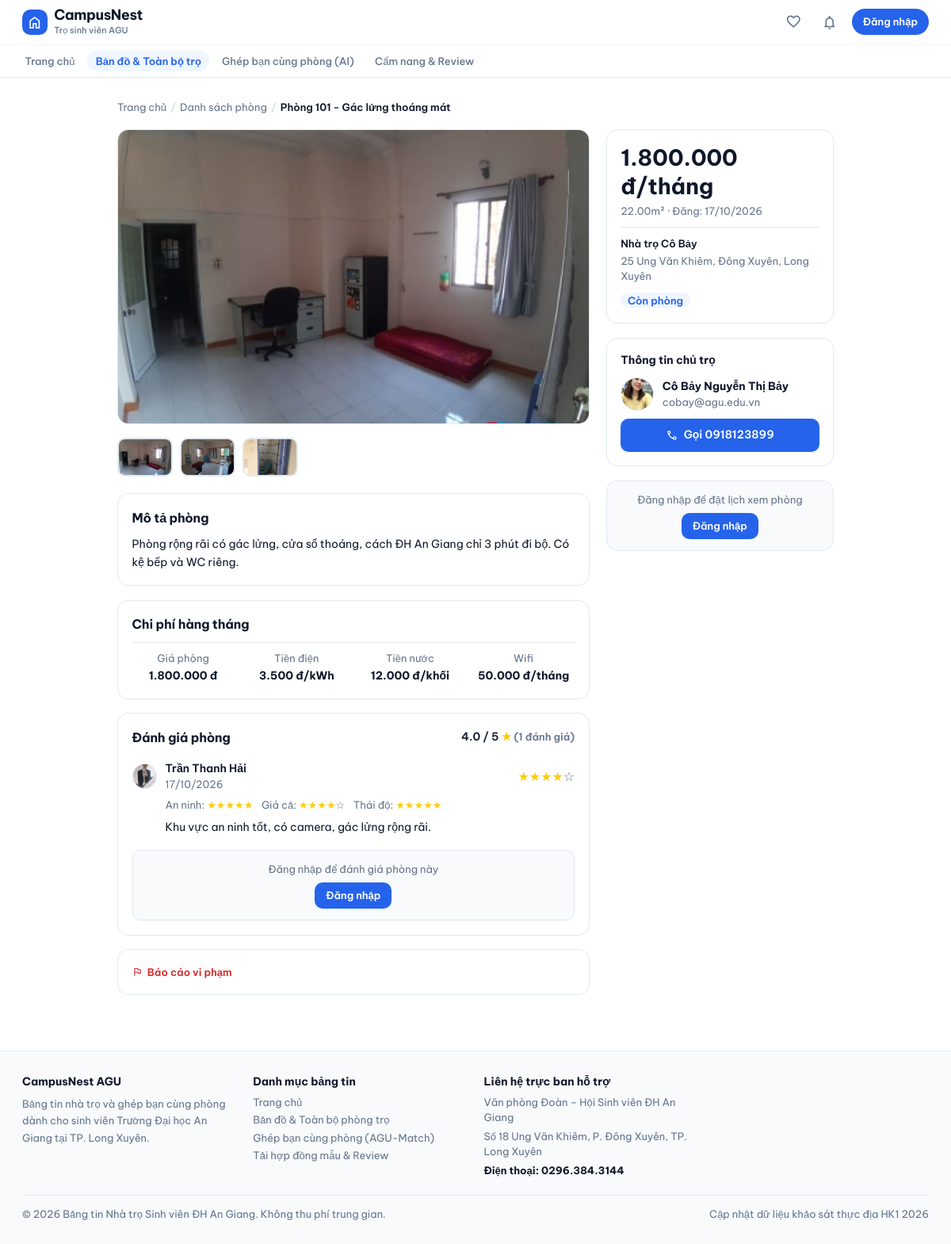
Before: /chitiet.php?id=1 with the older database file.
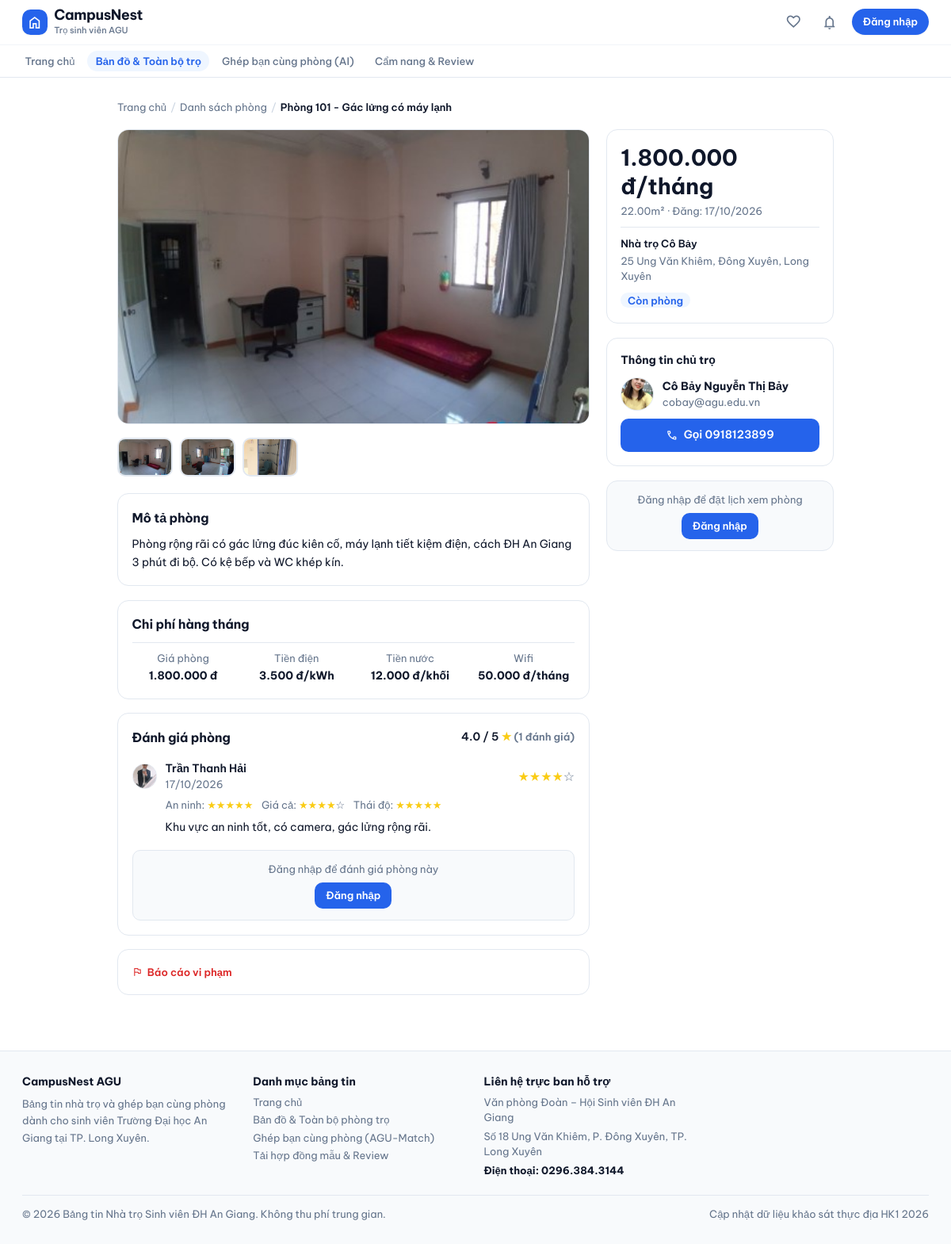
After: the same page with the newer database file.
### tables this page shows
CREATE TABLE PhongTro (
    MaPhong INT AUTO_INCREMENT PRIMARY KEY,
    MaNhaTro INT NOT NULL,
    TenPhong VARCHAR(100) NOT NULL,
    GiaThue DECIMAL(12,2) NOT NULL,
    DienTich DECIMAL(6,2),
    TienDien DECIMAL(10,2),
    TienNuoc DECIMAL(10,2),
    TienWifi DECIMAL(10,2) DEFAULT 0,
    ChiPhiKhac TEXT,
    MoTa TEXT,
    
     
    TrangThai ENUM('ConPhong', 'DaThue', 'DangBaoTri') DEFAULT 'ConPhong',
    
     
    TrangThaiDuyet ENUM('ChoDuyet', 'DaDuyet', 'TuChoi') DEFAULT 'ChoDuyet',
    
    NgayDang DATETIME DEFAULT CURRENT_TIMESTAMP,
    NgayCapNhat DATETIME DEFAULT CURRENT_TIMESTAMP ON UPDATE CURRENT_TIMESTAMP,

    FOREIGN KEY (MaNhaTro)
        REFERENCES NhaTro(MaNhaTro)
        ON DELETE CASCADE
);

CREATE TABLE NhaTro (
    MaNhaTro INT AUTO_INCREMENT PRIMARY KEY,
    MaChuTro INT NOT NULL,
    TenNhaTro VARCHAR(150) NOT NULL,
    DiaChi VARCHAR(255) NOT NULL,
    MoTa TEXT,
    ViDo DECIMAL(10,7),           
    KinhDo DECIMAL(10,7),         
    NgayTao DATETIME DEFAULT CURRENT_TIMESTAMP,

    FOREIGN KEY (MaChuTro) 
        REFERENCES NguoiDung(MaNguoiDung) 
        ON DELETE CASCADE
);

CREATE TABLE NguoiDung (
    MaNguoiDung INT AUTO_INCREMENT PRIMARY KEY,
    HoTen VARCHAR(100) NOT NULL,
    SoDienThoai VARCHAR(15),
    Email VARCHAR(100) UNIQUE NOT NULL,
    MatKhau VARCHAR(255) NOT NULL,
    AnhDaiDien VARCHAR(255) DEFAULT 'assets/images/default-avatar.png',
    VaiTro ENUM('SinhVien', 'ChuTro', 'QuanTriVien') DEFAULT 'SinhVien',
    
     
    SoCCCD VARCHAR(20),
    AnhXacThucCCCD VARCHAR(255),
    DaXacThucChinhChu BOOLEAN DEFAULT FALSE,
    
    TrangThai ENUM('HoatDong', 'BiKhoa') DEFAULT 'HoatDong',
    NgayTao DATETIME DEFAULT CURRENT_TIMESTAMP
);

### cauhinh/auth.php (called while the page is built, shortened)
<?php
function daDangNhap(): bool
{
    return isset($_SESSION['nguoidung']['mannd'])
        && !empty($_SESSION['nguoidung']['mannd']);
}

### chitiet.php (the view, shortened to what the changed rows need)
<?php
require_once __DIR__ . '/cauhinh/database.php';
require_once __DIR__ . '/cauhinh/auth.php';
$id = (int)($_GET['id'] ?? 0);
if ($id > 0) {
    $stmt = $conn->prepare("
        SELECT p.*, n.TenNhaTro, n.DiaChi, n.MoTa AS MoTaNhaTro,
               u.HoTen AS TenChuTro, u.SoDienThoai, u.Email AS EmailChuTro, u.AnhDaiDien AS AnhChuTro,
               u.MaNguoiDung AS MaChuTro
        FROM PhongTro p
        JOIN NhaTro n ON p.MaNhaTro = n.MaNhaTro
        JOIN NguoiDung u ON n.MaChuTro = u.MaNguoiDung
        WHERE p.MaPhong = ? LIMIT 1
    ");
    $stmt->bind_param('i', $id);
    $stmt->execute();
    $phong = $stmt->get_result()->fetch_assoc();
    $stmtAnh = $conn->prepare("SELECT DuongDan, LaAnhChinh FROM HinhAnhPhongTro WHERE MaPhong = ? ORDER BY LaAnhChinh DESC");
    $stmtAnh->bind_param('i', $id);
    $stmtAnh->execute();
    $dsAnh = $stmtAnh->get_result()->fetch_all(MYSQLI_ASSOC);
} else {
    $phong = null;
    $dsAnh = [];
}
include_once __DIR__ . '/dungchung/header.php';
?>
<div class="max-w-[960px] mx-auto px-4 sm:px-6 lg:px-8 py-8">
  <nav class="flex items-center gap-1.5 text-xs text-text-sub mb-5">
    <a href="/DoAn_TimNhaTroSV_QLDAPM/index.php" class="hover:text-text-main">Trang chủ</a>
    <span class="text-slate-300">/</span>
    <a href="/DoAn_TimNhaTroSV_QLDAPM/danhsach.php" class="hover:text-text-main">Danh sách phòng</a>
    <span class="text-slate-300">/</span>
    <span class="text-text-main font-semibold"><?= $phong ? htmlspecialchars($phong['TenPhong']) : 'Phòng không tồn tại' ?></span>
  </nav>
  <?php if (!$phong): ?>
  <div class="py-20 text-center space-y-4 bg-bg-main rounded-card border border-border-warm border-dashed">
    <p class="text-base font-bold text-text-main">Không tìm thấy phòng này</p>
    <p class="text-xs text-text-sub">Phòng có thể đã bị xóa hoặc mã phòng không chính xác.</p>
    <a href="/DoAn_TimNhaTroSV_QLDAPM/danhsach.php"
       class="inline-flex items-center gap-2 px-5 py-2.5 rounded-btn border border-border-warm bg-bg-main text-text-main font-semibold text-sm">
      Xem danh sách phòng
    </a>
  </div>
  <?php else:
    $gia    = number_format($phong['GiaThue'], 0, ',', '.');
    $dien   = $phong['DienTich'] ? $phong['DienTich'] . 'm²' : '--';
    $tdien  = $phong['TienDien'] ? number_format($phong['TienDien'], 0, ',', '.') . ' đ/kWh' : '--';
    $tnuoc  = $phong['TienNuoc'] ? number_format($phong['TienNuoc'], 0, ',', '.') . ' đ/khối' : '--';
    $twifi  = $phong['TienWifi']  ? number_format($phong['TienWifi'], 0, ',', '.') . ' đ/tháng' : 'Không có';
    $ngay   = $phong['NgayDang'] ? date('d/m/Y', strtotime($phong['NgayDang'])) : '--';
    $anhChinh = $dsAnh[0]['DuongDan'] ?? '';
  ?>
  <div class="grid grid-cols-1 lg:grid-cols-3 gap-6">
    <div class="lg:col-span-2 space-y-5">
      <div class="rounded-card overflow-hidden border border-border-warm bg-bg-sub aspect-[16/10] relative">
        <?php if ($anhChinh): ?>
        <img id="main-room-img" src="<?= htmlspecialchars($anhChinh) ?>" alt="<?= htmlspecialchars($phong['TenPhong']) ?>"
             onerror="this.src='/DoAn_TimNhaTroSV_QLDAPM/giaodien/hinhanh/default-avatar.png'"
             class="w-full h-full object-cover transition-opacity duration-200">
        <?php endif; ?>
      </div>
      <?php if (count($dsAnh) > 1): ?>
      <div class="flex items-center gap-2.5 overflow-x-auto pb-1">
        <?php foreach ($dsAnh as $idx => $img): ?>
        <button type="button" onclick="document.getElementById('main-room-img').src='<?= htmlspecialchars($img['DuongDan']) ?>'"
                class="w-20 h-14 rounded-btn overflow-hidden border-2 border-border-warm hover:border-accent focus:border-accent shrink-0 transition-all shadow-2xs">
          <img src="<?= htmlspecialchars($img['DuongDan']) ?>" class="w-full h-full object-cover">
        </button>
        <?php endforeach; ?>
      </div>
      <?php endif; ?>
      <div class="bg-bg-main rounded-card border border-border-warm p-5 space-y-3">
        <h2 class="text-base font-bold text-text-main">
          Mô tả phòng
        </h2>
        <?php if ($phong['MoTa']): ?>
        <p class="text-sm text-text-main leading-relaxed"><?= nl2br(htmlspecialchars($phong['MoTa'])) ?></p>
        <?php else: ?>
        <p class="text-sm text-text-sub italic">Chủ trọ chưa thêm mô tả cho phòng này.</p>
        <?php endif; ?>
      </div>
      <div class="bg-bg-main rounded-card border border-border-warm p-5">
        <h2 class="text-base font-bold text-text-main pb-3 mb-3 border-b border-border-warm">
          Chi phí hàng tháng
        </h2>
        <div class="grid grid-cols-2 sm:grid-cols-4 gap-4 tnum text-center">
          <div class="space-y-0.5">
            <p class="text-xs text-text-sub">Giá phòng</p>
            <p class="text-sm font-bold text-text-main"><?= $gia ?> đ</p>
          </div>
          <div class="space-y-0.5">
            <p class="text-xs text-text-sub">Tiền điện</p>
            <p class="text-sm font-bold text-text-main"><?= $tdien ?></p>
          </div>
          <div class="space-y-0.5">
            <p class="text-xs text-text-sub">Tiền nước</p>
            <p class="text-sm font-bold text-text-main"><?= $tnuoc ?></p>
          </div>
          <div class="space-y-0.5">
            <p class="text-xs text-text-sub">Wifi</p>
            <p class="text-sm font-bold text-text-main"><?= $twifi ?></p>
          </div>
        </div>
      </div>
      <?php
        $stmtDG = $conn->prepare("SELECT dg.*, u.HoTen, u.AnhDaiDien FROM DanhGia dg JOIN NguoiDung u ON dg.MaSinhVien = u.MaNguoiDung WHERE dg.MaPhong = ? ORDER BY dg.NgayDanhGia ASC");
        $stmtDG->bind_param('i', $id);
        $stmtDG->execute();
        $dsDG = $stmtDG->get_result()->fetch_all(MYSQLI_ASSOC);
        $trungBinhSao = 0;
        if (count($dsDG) > 0) {
          $trungBinhSao = array_sum(array_column($dsDG, 'SoSao')) / count($dsDG);
        }
        function renderSao(int $n, int $max = 5): string {
          $out = '';
          for ($i = 1; $i <= $max; $i++) {
            $out .= $i <= $n ? '<span class="text-yellow-400">★</span>' : '<span class="text-text-sub">☆</span>';
          }
          return $out;
        }
      ?>
      <div class="bg-bg-main rounded-card border border-border-warm p-5 space-y-5">
        <div class="flex items-center justify-between">
          <h2 class="text-base font-bold text-text-main">
            Đánh giá phòng
          </h2>
          <?php if (count($dsDG) > 0): ?>
          <span class="text-sm font-semibold text-text-main tnum">
            <?= number_format($trungBinhSao, 1) ?> / 5
            <span class="text-yellow-400">★</span>
            <span class="text-text-sub text-xs">(<?= count($dsDG) ?> đánh giá)</span>
          </span>
          <?php endif; ?>
        </div>
        <?php if (count($dsDG) === 0): ?>
        <p class="text-sm text-text-sub italic">Chưa có đánh giá nào cho phòng này.</p>
        <?php else: ?>
        <div class="space-y-4 divide-y divide-border-warm">
          <?php foreach ($dsDG as $dg): ?>
          <div class="pt-4 first:pt-0 space-y-2">
            <div class="flex items-center gap-3">
              <div class="w-9 h-9 rounded-full overflow-hidden bg-bg-sub border border-border-warm shrink-0">
                <?php if ($dg['AnhDaiDien']): ?>
                <img src="<?= htmlspecialchars($dg['AnhDaiDien']) ?>" alt="<?= htmlspecialchars($dg['HoTen']) ?>" class="w-full h-full object-cover">
                <?php else: ?>
                <div class="w-full h-full flex items-center justify-center">
                  <span class="material-symbols-outlined text-text-sub text-xl">person</span>
                </div>
                <?php endif; ?>
              </div>
              <div class="flex-1 min-w-0">
                <p class="text-sm font-semibold text-text-main truncate"><?= htmlspecialchars($dg['HoTen']) ?></p>
                <p class="text-xs text-text-sub"><?= $dg['NgayDanhGia'] ? date('d/m/Y', strtotime($dg['NgayDanhGia'])) : '' ?></p>
              </div>
              <div class="text-base shrink-0"><?= renderSao((int)$dg['SoSao']) ?></div>
            </div>
            <div class="flex flex-wrap gap-3 text-xs text-text-sub pl-12">
              <span>An ninh: <?= renderSao((int)($dg['DiemAnNinh'] ?? 5)) ?></span>
              <span>Giá cả: <?= renderSao((int)($dg['DiemGiaCa'] ?? 5)) ?></span>
              <span>Thái độ: <?= renderSao((int)($dg['DiemThaiDoChuTro'] ?? 5)) ?></span>
            </div>
            <?php if (!empty($dg['NoiDung'])): ?>
            <p class="text-sm text-text-main pl-12 leading-relaxed"><?= nl2br(htmlspecialchars($dg['NoiDung'])) ?></p>
            <?php endif; ?>
          </div>
          <?php endforeach; ?>
        </div>
        <?php endif; ?>
        <?php if (!daDangNhap()): ?>
        <div class="mt-2 p-4 bg-bg-sub rounded-btn border border-border-warm text-center space-y-2">
          <p class="text-xs text-text-sub">Đăng nhập để đánh giá phòng này</p>
          <a href="/DoAn_TimNhaTroSV_QLDAPM/taikhoan/dangnhap.php"
             class="inline-flex items-center px-4 py-2 rounded-btn bg-accent text-white font-semibold text-xs">
            Đăng nhập
          </a>
        </div>
        <?php else: ?>
        <div class="mt-2 p-3 bg-bg-sub rounded-btn border border-border-warm text-center">
          <p class="text-xs text-text-sub">Chỉ sinh viên đã xem phòng mới được đánh giá</p>
        </div>
        <?php endif; ?>
      </div>
      <div class="bg-bg-main rounded-card border border-border-warm p-5">
        <button type="button" onclick="document.getElementById('baocao-form').classList.toggle('hidden')"
          class="flex items-center gap-1.5 text-xs text-status-red-text hover:underline font-semibold transition-colors">
          <span class="material-symbols-outlined text-sm">flag</span>Báo cáo vi phạm
        </button>
      </div>
    </div>
    <div class="space-y-5">
      <div class="bg-bg-main rounded-card border border-border-warm p-5">
        <div class="flex items-baseline justify-between mb-1">
          <span class="text-2xl font-bold text-text-main tnum"><?= $gia ?> đ/tháng</span>
        </div>
        <p class="text-xs text-text-sub"><?= $dien ?> · Đăng: <?= $ngay ?></p>
        <div class="mt-3 pt-3 border-t border-border-warm space-y-1 text-xs text-text-sub">
          <p class="font-semibold text-text-main"><?= htmlspecialchars($phong['TenNhaTro']) ?></p>
          <p><?= htmlspecialchars($phong['DiaChi']) ?></p>
        </div>
        <?php
          $trangThai = $phong['TrangThai'];
          $badge = $trangThai === 'ConPhong'
            ? '<span class="px-2.5 py-0.5 rounded-full bg-status-green-bg text-accent text-xs font-semibold">Còn phòng</span>'
            : ($trangThai === 'DaThue'
              ? '<span class="px-2.5 py-0.5 rounded-full bg-status-red-bg text-status-red-text text-xs font-semibold">Đã có người thuê</span>'
              : '<span class="px-2.5 py-0.5 rounded-full bg-status-amber-bg text-status-amber-text text-xs font-semibold">Đang bảo trì</span>');
        ?>
        <div class="mt-3"><?= $badge ?></div>
      </div>
      <div class="bg-bg-main rounded-card border border-border-warm p-5 space-y-3">
        <h3 class="text-sm font-bold text-text-main">Thông tin chủ trọ</h3>
        <div class="flex items-center gap-3">
          <div class="w-12 h-12 rounded-full overflow-hidden bg-bg-sub border border-border-warm shrink-0">
            <?php if ($phong['AnhChuTro']): ?>
            <img src="<?= htmlspecialchars($phong['AnhChuTro']) ?>" alt="Chủ trọ" class="w-full h-full object-cover">
            <?php else: ?>
            <div class="w-full h-full flex items-center justify-center">
              <span class="material-symbols-outlined text-text-sub text-2xl">person</span>
            </div>
            <?php endif; ?>
          </div>
          <div>
            <p class="text-sm font-bold text-text-main"><?= htmlspecialchars($phong['TenChuTro']) ?></p>
            <p class="text-xs text-text-sub"><?= htmlspecialchars($phong['EmailChuTro']) ?></p>
          </div>
        </div>
        <?php if ($phong['SoDienThoai']): ?>
        <a href="tel:<?= htmlspecialchars($phong['SoDienThoai']) ?>"
           class="w-full py-2.5 rounded-btn bg-accent text-white font-semibold text-sm flex items-center justify-center gap-2 transition-all duration-200">
          <span class="material-symbols-outlined text-base">call</span>
          Gọi <?= htmlspecialchars($phong['SoDienThoai']) ?>
        </a>
        <?php endif; ?>
      </div>
      <?php if (daDangNhap() && coVaiTro('SinhVien') && $trangThai === 'ConPhong'): ?>
      <div class="bg-bg-main rounded-card border border-border-warm p-5 space-y-3">
        <h3 class="text-sm font-bold text-text-main">
          Đặt lịch xem phòng
        </h3>
        <form method="POST" action="/DoAn_TimNhaTroSV_QLDAPM/sinhvien/datlich.php" class="space-y-2">
          <input type="hidden" name="ma_phong" value="<?= $id ?>">
          <input type="date" name="ngay" min="<?= date('Y-m-d') ?>"
            class="w-full px-3 py-2 rounded-btn border border-border-warm bg-bg-sub text-sm text-text-main outline-none focus:border-accent" required>
          <input type="time" name="gio"
            class="w-full px-3 py-2 rounded-btn border border-border-warm bg-bg-sub text-sm text-text-main outline-none focus:border-accent" required>
          <textarea name="ghi_chu" rows="2" placeholder="Ghi chú thêm (không bắt buộc)..."
            class="w-full px-3 py-2 rounded-btn border border-border-warm bg-bg-sub text-sm text-text-main outline-none focus:border-accent resize-none"></textarea>
          <button type="submit"
            class="w-full py-2.5 rounded-btn border border-accent text-accent font-semibold text-sm hover:bg-accent hover:text-white transition-all duration-200">
            Gửi yêu cầu hẹn xem
          </button>
        </form>
      </div>
      <?php elseif (!daDangNhap()): ?>
      <div class="bg-bg-sub rounded-card border border-border-warm p-4 text-center space-y-2">
        <p class="text-xs text-text-sub">Đăng nhập để đặt lịch xem phòng</p>
        <a href="/DoAn_TimNhaTroSV_QLDAPM/taikhoan/dangnhap.php"
           class="inline-flex items-center px-4 py-2 rounded-btn bg-accent text-white font-semibold text-xs">
          Đăng nhập
        </a>
      </div>
      <?php endif; ?>
    </div>
  </div>
  <?php endif; ?>
</div>
<?php include_once __DIR__ . '/dungchung/footer.php'; ?>

Changed rows visible on the page:
changed phongtro "3.500 đ/kWh": TenPhong "Phòng 101 - Gác lửng thoáng mát" → "Phòng 101 - Gác lửng có máy lạnh"; MoTa "Phòng rộng rãi có gác lửng, cửa sổ thoáng, cách ĐH An Giang chỉ 3 phút đi bộ. Có kệ bếp và WC riêng." → "Phòng rộng rãi có gác lửng đúc kiên cố, máy lạnh tiết kiệm điện, cách ĐH An Giang 3 phút đi bộ. Có kệ bếp và WC khép kín."
